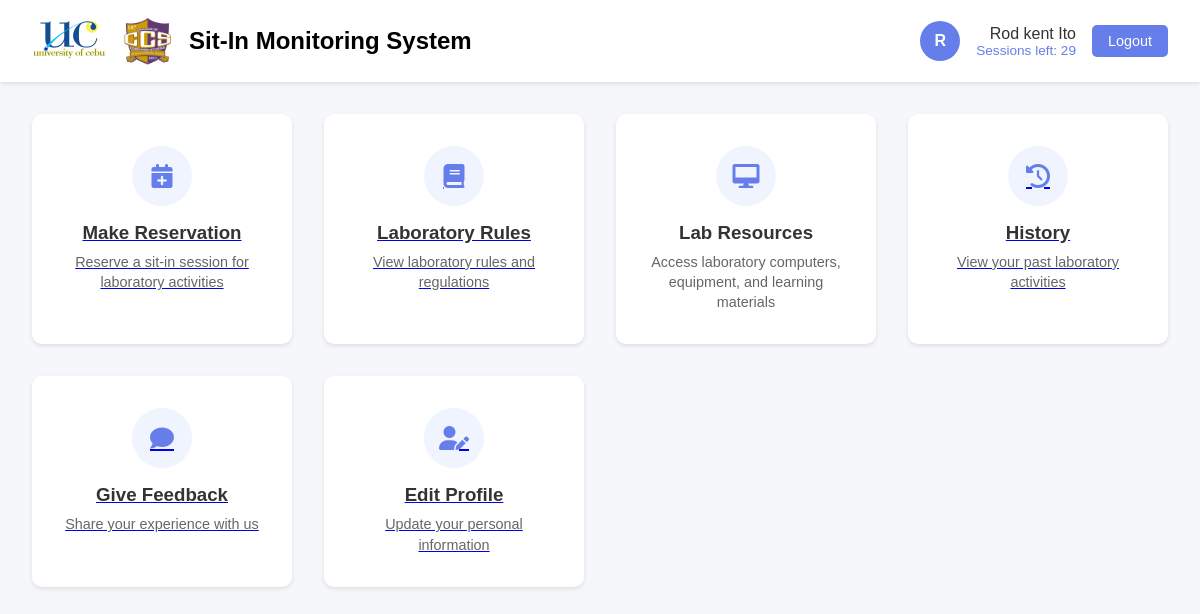
Screenshot of /home (signed in) with the database file from the repository.
### models.py (models this page shows, shortened)
class User(db.Model):
    __tablename__ = 'users'
    id = db.Column(db.Integer, primary_key=True)
    id_number = db.Column(db.String(20), unique=True, nullable=False)
    email = db.Column(db.String(120), unique=True, nullable=False)
    first_name = db.Column(db.String(50), nullable=False)
    middle_name = db.Column(db.String(50))
    last_name = db.Column(db.String(50), nullable=False)
    course = db.Column(db.String(100), nullable=False)
    year_level = db.Column(db.String(20), nullable=False)
    password = db.Column(db.String(200), nullable=False)
    profile_image = db.Column(db.String(200))
    is_admin = db.Column(db.Boolean, default=False, nullable=False)
    is_active = db.Column(db.Boolean, default=True)
    remaining_sessions = db.Column(db.Integer, default=30)
    points = db.Column(db.Integer, default=0)
    created_at = db.Column(db.DateTime, default=datetime.utcnow)
    updated_at = db.Column(db.DateTime, default=datetime.utcnow, onupdate=datetime.utcnow)
    sessions = db.relationship('Session', backref='user', lazy=True)
    reservations = db.relationship('Reservation', backref='user', lazy=True)
    feedback = db.relationship('Feedback', backref='user', lazy=True)

### app.py (the view)
@app.route('/home')
def home():
    if 'user_id' not in session:
        return redirect(url_for('index'))
    user = User.query.filter_by(id_number=session['user_id']).first()
    if not user:
        session.pop('user_id', None)  # Clear invalid session
        flash('User not found. Please log in again.', 'error')
        return redirect(url_for('index'))
    if user.is_admin:
        return redirect(url_for('admin_dashboard'))
    active_announcements = Announcement.query.filter_by(is_active=True).order_by(Announcement.created_at.desc()).all()
    return render_template('home.html', user=user, announcements=active_announcements)

### templates/home.html (shortened to what this page needs)
<!DOCTYPE html>
<html lang="en">
<head>
    <link rel="stylesheet" href="https://cdnjs.cloudflare.com/ajax/libs/font-awesome/6.0.0/css/all.min.css">
    <link rel="stylesheet" href="https://cdn.jsdelivr.net/npm/bootstrap-icons@1.11.3/font/bootstrap-icons.min.css">
</head>
<body>
    <nav class="navbar">
        <div class="header-logo">
            <img src="{{ url_for('static', filename='uploads/uclogo.jpg') }}" alt="UC Logo" id="ucLogo">
            <img src="{{ url_for('static', filename='uploads/ccs.png') }}" alt="ccsLogo" id="ccsLogo>
            <div class="header-title">
                <h1>Sit-In Monitoring System</h1>
            </div>
        <div class="user-info">
            <div class="user-avatar">
                {% if user and user.profile_image %}
                    <img src="{{ url_for('static', filename='uploads/' + user.profile_image) }}"
                         alt="Profile Image"
                         id="profileImage">
                {% else %}
                    <span class="avatar-text">{{ user.first_name[0].upper() if user and user.first_name else 'U' }}</span>
                {% endif %}
            </div>
            <div class="user-details">
                <span class="user-name">{{ user.first_name if user else '' }} {{ user.last_name if user else '' }}</span>
                <span class="remaining-sessions">Sessions left: {{ user.remaining_sessions if user else '0' }}</span>
            </div>
            <a href="{{ url_for('logout') }}" class="logout-btn">Logout</a>
        </div>
    </nav>
    <div class="container">
        <div class="grid-container">
            <a href="#" class="card" id="makeReservation">
                <div class="card-icon">
                    <i class="fas fa-calendar-plus"></i>
                </div>
                <h3>Make Reservation</h3>
                <p>Reserve a sit-in session for laboratory activities</p>
            </a>
            <a href="#" class="card" id="labRules">
                <div class="card-icon">
                    <i class="fas fa-book"></i>
                </div>
                <h3>Laboratory Rules</h3>
                <p>View laboratory rules and regulations</p>
            </a>
            <a href="{{ url_for('user_resources') }}" class="card" style="text-decoration: none;">
                <div class="card-icon">
                    <i class="fas fa-desktop"></i>
                </div>
                <h3>Lab Resources</h3>
                <p>Access laboratory computers, equipment, and learning materials</p>
            </a>
            <a href="{{ url_for('user_activity_history') }}" class="card" id="history">
                <div class="card-icon">
                    <i class="fas fa-history"></i>
                </div>
                <h3>History</h3>
                <p>View your past laboratory activities</p>
            </a>
            <a href="#" class="card" id="feedback">
                <div class="card-icon">
                    <i class="fas fa-comment"></i>
                </div>
                <h3>Give Feedback</h3>
                <p>Share your experience with us</p>
            </a>
            <a href="{{ url_for('profile') }}" class="card">
                <div class="card-icon">
                    <i class="fas fa-user-edit"></i>
                </div>
                <h3>Edit Profile</h3>
                <p>Update your personal information</p>
            </a>
        </div>
    </div>
</body>
</html>

### templates/home.html (style rules this page uses)
* { margin: 0; padding: 0; box-sizing: border-box; font-family: 'Arial', sans-serif; }
body { background: #f5f7fa; min-height: 100vh; }
.navbar { background: rgb(255, 255, 255); padding: 1rem 2rem; box-shadow: 0 2px 4px rgba(0, 0, 0, 0.1); display: flex; justify-content: space-between; align-items: center; }
.header-logo { display: flex; align-items: center; gap: 1rem; }
.header-logo img { height: 50px; }
.user-info { display: flex; align-items: center; gap: 1rem; }
.user-avatar { width: 40px; height: 40px; border-radius: 50%; background: #667eea; display: flex; align-items: center; justify-content: center; color: white; font-weight: bold; overflow: hidden; }
.user-details { display: flex; flex-direction: column; align-items: flex-end; }
.user-name { font-weight: 500; color: #333; }
.remaining-sessions { font-size: 0.85rem; color: #667eea; font-weight: 500; }
.container { max-width: 1200px; margin: 2rem auto; padding: 0 2rem; }
.grid-container { display: grid; grid-template-columns: repeat(auto-fit, minmax(250px, 1fr)); gap: 2rem; margin-top: 2rem; }
.card { background: white; padding: 2rem; border-radius: 10px; box-shadow: 0 2px 4px rgba(0, 0, 0, 0.1); text-align: center; transition: transform 0.3s, box-shadow 0.3s; cursor: pointer; }
.card-icon { width: 60px; height: 60px; margin: 0 auto 1rem; background: #f0f4ff; border-radius: 50%; display: flex; align-items: center; justify-content: center; }
.card-icon i { font-size: 24px; color: #667eea; }
.card h3 { color: #333; margin-bottom: 0.5rem; }
.card p { color: #666; font-size: 0.9rem; line-height: 1.4; }
.logout-btn { background: #667eea; color: white; border: none; padding: 0.5rem 1rem; border-radius: 5px; cursor: pointer; transition: background 0.3s; text-decoration: none; font-size: 0.9rem; }

### rows the page displays
User: first_name "R", first_name "Rod kent", last_name "Ito", remaining_sessions "29"
